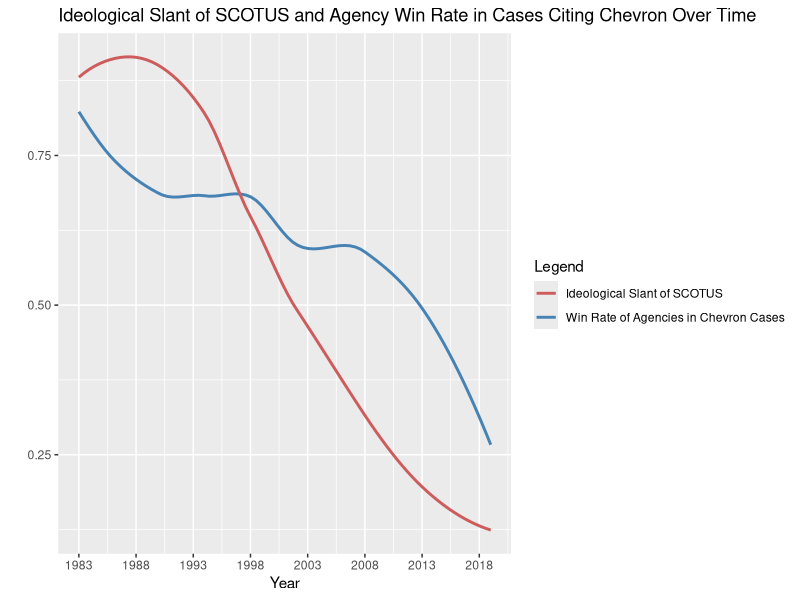
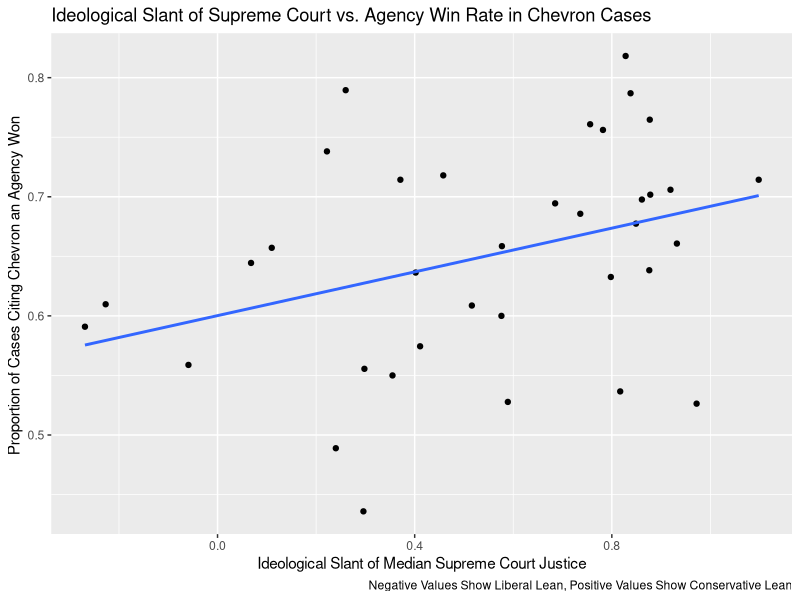

The R source for these figures, in order:
## ---- chunk 1
library(ggplot2)
library(tidyverse)
## ---- chunk 2
deference_data <- read_csv("data/ProjectDeferenceData.csv")

court_data <- read_csv("data/court.csv")
##RESET DATA
## ---- chunk 3
deference_data <- deference_data |>
  mutate(
    case_winner = if_else(Decision == 0, "gov_agency", "not_agency"),
    term = Term
  ) |>
  select(term, Term, Name, Decision, Agency, ChevronCited, case_winner)


court_data <- court_data |>
  filter(term >= 1983 & term <= 2019) |>
  mutate(
    term = as.double(term)
  ) |>
  select(term, med)

deference_data

##CLEANUP DATA
## ---- chunk 4
deference_data <- deference_data |>
  left_join(court_data)

deference_data
## ---- chunk 5
case_data <- deference_data |>
  filter(ChevronCited == 1) |>
  group_by(term) |>
  mutate(
    prop_agency_win = (sum(case_winner == "gov_agency")) / n()
  )
##calculates win rate
  
case_data
## ---- chunk 6
case_data |>
  ggplot(mapping = aes(x = term)) +
  geom_smooth(aes(y = prop_agency_win, color = "Win Rate of Agencies in Chevron Cases"), se = FALSE) +
  geom_smooth(aes(y = `med`, color = "Ideological Slant of SCOTUS"), se = FALSE) +
  scale_colour_manual(name ="Legend", values = c("Win Rate of Agencies in Chevron Cases" = "steelblue", "Ideological Slant of SCOTUS" = "indianred")) +
  scale_x_continuous(breaks=seq(1983,2019,by=5)) +
labs(
  title = "Ideological Slant of SCOTUS and Agency Win Rate in Cases Citing Chevron Over Time",
  x = "Year",
  y = ""
)

## ---- chunk 7
chevron_data <- deference_data |>
  group_by(term) |>
  summarize(
    median_slant = mean(med),
    agency_prop_win = mean(case_winner == "gov_agency")
  )

chevron_data <- chevron_data |>
  drop_na()

chevron_data |>
  knitr::kable(col.names = c("Term", "Ideological Slant of Median Justice", "Proportion of Agency Wins in Chevron Cases"))
## ---- chunk 8
ideology_graph <- chevron_data |>
  ggplot(mapping = aes(x = median_slant, y = agency_prop_win)) +
  geom_point() +
  geom_smooth(method = "lm", se = FALSE) +
  labs(
    x = "Ideological Slant of Median Supreme Court Justice",
    y = "Proportion of Cases Citing Chevron an Agency Won ",
    title = "Ideological Slant of Supreme Court vs. Agency Win Rate in Chevron Cases",
    caption = "Negative Values Show Liberal Lean, Positive Values Show Conservative Lean"
  )

ideology_graph
